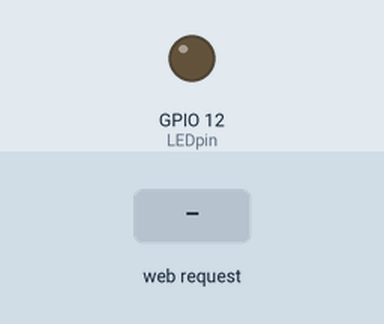
This sketch was run on a simulated ESP32. Parts: output pins drawn as LEDs (lit = HIGH). The test bench sets the inputs (shaded band). WiFi joins after 1.5 s; servers stay silent unless stated; not simulated (calls return 0 or success): ssid_password.h; what the sketch prints to the serial monitor is not drawn.

Above: at 2.7 s.
2.8 s: HTTP request GET /LEDurl received
At 4.2 s:
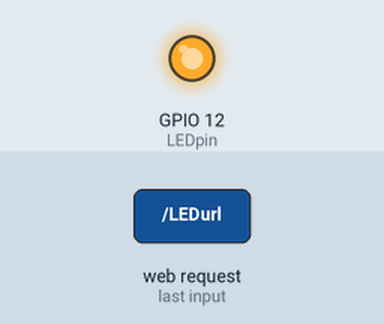
Timing chart, 0 to 5.8 s (numbered marks = the images above; inputs shaded):
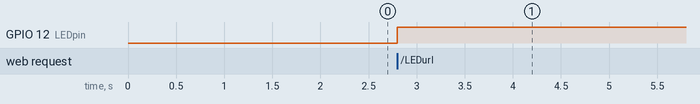

Measured:
- after the input at 2.8 s, GPIO 12 (LEDpin): LOW → HIGH at once

The sketch:

Listing7-3.ino
```cpp
/*******************************************************************************
 * Sketch name: HTTP request
 * Description: Control device from webpage
 * Created on:  February 2023
 * Author:      Neil Cameron
 * Book:        ESP32 Communication
 * Chapter :    7 - email and QR codes
 ******************************************************************************/

#include <WebServer.h>          // include webserver library
WebServer server (80);          // associate server with library
#include <ssid_password.h>        // Wi-Fi SSID and password file
int LEDstate = 0, LEDpin = 12;      // LED state and GPIO pin

void setup()
{
  Serial.begin(115200);         // Serial Monitor baud rate
  pinMode(LEDpin, OUTPUT);        // define LED pin as output
  WiFi.begin(ssid, password);       // connect and initialise Wi-Fi
  while (WiFi.status() != WL_CONNECTED) delay(500);
  Serial.println(WiFi.localIP());     // display ESP32 IP address
  server.begin();           // initialise server
  server.on("/", editHTML);       // load default webpage
  server.on("/LEDurl", LEDfunct);     // map URL to function
}

void LEDfunct()           // function mapped to URL
{
  LEDstate = 1 - LEDstate;
  digitalWrite(LEDpin, LEDstate);     // update LED state
  editHTML();           // call function to update HTML
}

void editHTML()
{
  String page = R"(
  <!DOCTYPE html><html><head>
  <meta name='viewport' content='width=device-width, initial-scale=1.0'>
  <meta charset='UTF-8'>
  </head>
  <body>
  <button onclick='location.href="/LEDurl";'>LED</button>
  <p>LEDlabel</p>
  </body></html>
  )";
  page.replace("LEDlabel", LEDstate ? " ON" : "OFF"); // LEDstate on webpage
  server.send(200, "text/html", page);      // load updated webpage
}
void loop()
{
  server.handleClient();          // manage HTTP requests
  delay(2);               // prevent ESP32 resetting
}
```
